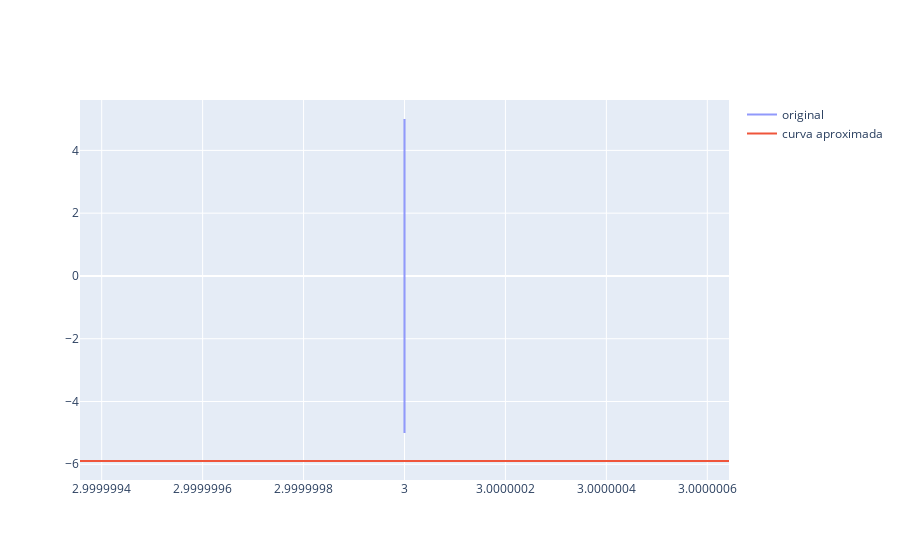

The code cell stored with this chart in its notebook:
### Code cell
import numpy as np
from scipy.optimize import fsolve
import plotly.graph_objects as go
# a0 + a1xi + a2xi^2 + a3xiyi + a4yi +a5yi^2
theta = np.linspace(-5, 5, 1000)
#theta = np.linspace(0, np.pi, 1000)
#x0 = theta
#y0 = x0 ** 2 + 0.8*np.random.default_rng().normal(size=x0.shape)
#x0 = 2*np.cosh(theta) + 0.5*np.sinh(theta) + 3
x0 = 3*np.ones(theta.shape)
y0 = theta
#y0 = -0.5*np.sinh(theta) + 4*np.cosh(theta) + 3
c = np.sqrt(2)/2
aux  = np.array([[c, -c], [c, c]]) @ np.r_[[x0], [y0]].reshape(2,-1)
#x0 = aux[0,:]
#y0 = aux[1,:]
r = np.c_[x0, y0]
#r = np.random.rand(6,2)
M = np.zeros((6,6))
#print(r)
for k, i in enumerate(r):
    xi, yi = i
    rr = np.array([1, xi, xi**2, xi*yi, yi, yi**2]).reshape(-1, 1)
    # print(rr)
    #print(rr.T.shape)
    M = M + rr @ rr.T
w, v = np.linalg.eigh(M)
#idx = np.argmin(w)
a = v[:, 0].reshape(-1, 1)
xs = np.linspace(0, 10, 1000)
y = []
A = np.array([[float(a[2]), float(a[3]/2)], [float(a[3]/2), float(a[5])]])
D, Q = np.linalg.eigh(A)
b = np.array([a[1], a[4]]).reshape(-1, 1)

if np.linalg.det(A) >= 1e-3:
    print('elipse')
    # c0 + c1*ẍ^2 + c2*ÿ^2=0
    c0 = float(float(a[0]) - (b.T @ np.linalg.inv(A) @ b)/ 4)
    c1 = D[0]
    c2 = D[1]
    rx = np.sqrt(-c0/c1)
    ry = np.sqrt(-c0/c2)
    theta = np.linspace(0, 2*np.pi, 1000)
    p_ = np.array([rx, ry]).reshape(-1,1) * [np.cos(theta), np.sin(theta)]
    p = Q @ p_ - (np.linalg.inv(A) @ b / 2)
elif np.linalg.det(A) <= -1e-3:
    print('hiperbole')
    c0 = float(float(a[0]) - (b.T @ np.linalg.inv(A) @ b)/ 4)
    c1 = D[0]
    c2 = D[1]
    psi = np.linspace(-1, 1, 1000)
    if c0 / c1 > 0:
        rx = np.sqrt(c0/c1)
        ry = np.sqrt(-c0/c2)
        x = rx*np.sinh(psi)
        y = ry*np.cosh(psi)
    else:
        rx = np.sqrt(-c0/c1)
        ry = np.sqrt(c0/c2)
        x = rx*np.cosh(psi)
        y = ry*np.sinh(psi)
    x = np.r_[-x, x]
    y = np.r_[-y, y]
    p_ = np.array([x, y])
    p = Q @ p_ - (np.linalg.inv(A) @ b / 2)
else:
    # c0+c1*ẍ + c2*ÿ + c3*ẍ^2 + c4*ÿ^2 =0
    print('parabola')
    c0 = float(a[0])
    aux = (b.T @ Q).ravel()
    c1 = aux[0]
    c2 = aux[1]
    c3 = D[0]
    c4 = D[1]
    if np.abs(D[0]) < np.abs(D[1]):
        y = np.linspace(-10, 10, 1000)
        x = - c0/c1 - c2/c1 * y -c4/c1 * y**2
    else: 
        x = np.linspace(-10, 10, 1000)
        y = - c0/c2 - c1/c2 * x -c3/c2 * x**2
    p_ = np.array([x, y])
    p = Q @ p_
#for xa in xs:
#    x = float(xa)
#    rot = fsolve(lambda y: float(a.T @ np.array([1, x, x**2, x*y[0], y[0], y[0]**2]).reshape(-1, 1)), [1])
#    y.append(float(rot))

fig = go.Figure(go.Scatter(x=r[:,0].ravel(), y=r[:,1].ravel(), name='original', opacity=0.7))
fig.add_trace(go.Scatter(x=p[0], y=p[1], name='curva aproximada'))
fig.show()

### Figure 1 — Plotly figure (JSON) as saved in the notebook; plotly's stock layout.template omitted (floating-point values rounded to 4 significant figures; data arrays with more than 128 entries replaced by an {"elided": "..."} marker saying what was removed)
{"data": [{"name": "original", "opacity": 0.7, "type": "scatter", "x": {"elided": "1000 int values"}, "y": {"elided": "1000 float values"}}, {"name": "curva aproximada", "type": "scatter", "x": {"elided": "2000 float values"}, "y": {"elided": "2000 float values"}}], "layout": {}}
